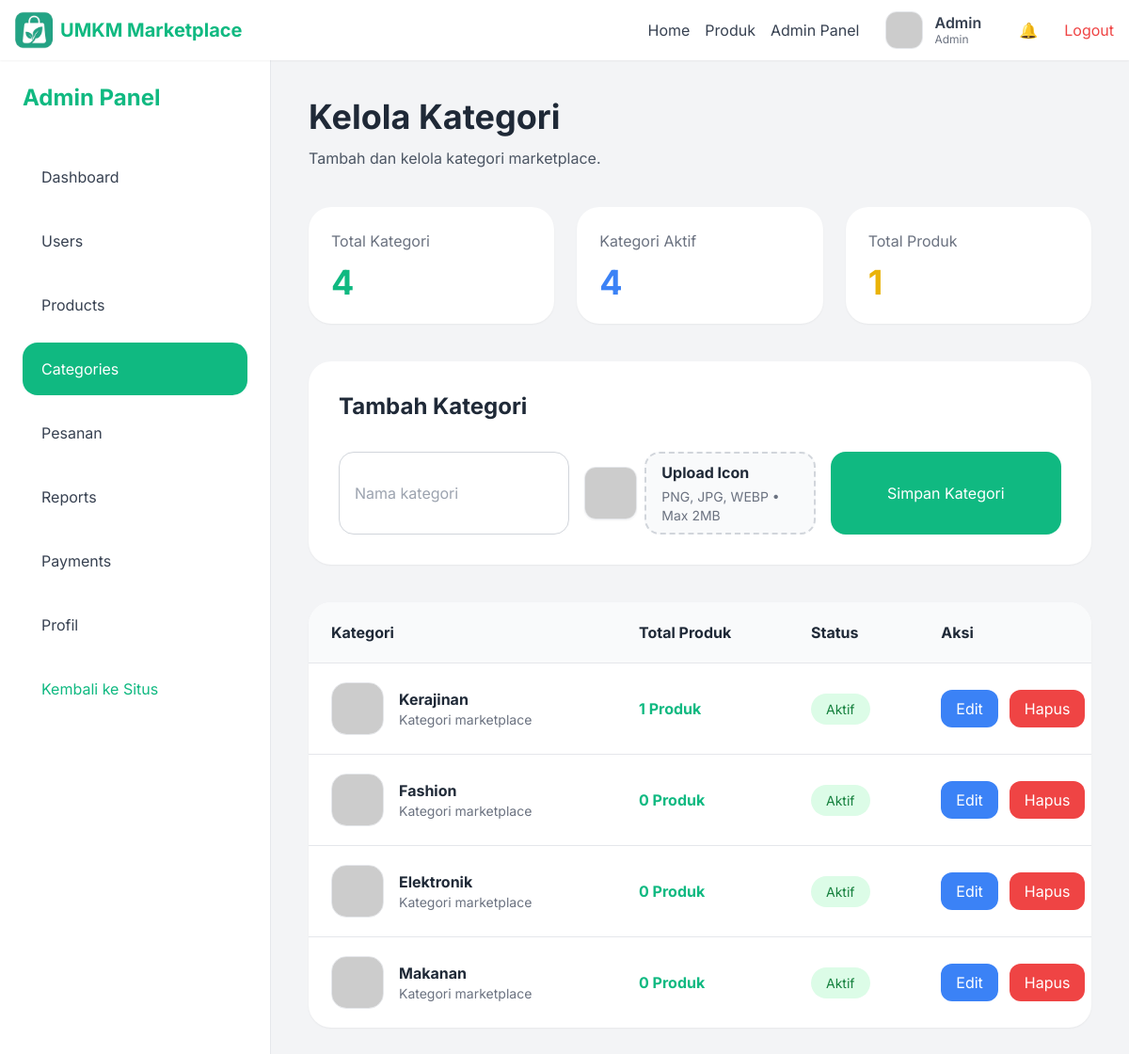
Page /src/views/admin/categories.php (signed in) on the committed database.
### tables this page shows
CREATE TABLE `categories` (
  `id` int NOT NULL,
  `name` varchar(100) NOT NULL,
  `created_at` timestamp NULL DEFAULT CURRENT_TIMESTAMP,
  `icon` varchar(255) DEFAULT NULL
);

### src/views/admin/categories.php (the view, shortened to what this page needs)
<?php require_once '../../config/database.php'; ?>
<?php include '../layouts/header.php'; ?>
<?php
$where = "WHERE 1=1";
$totalCategories = mysqli_fetch_assoc(
    mysqli_query($conn, "SELECT COUNT(*) AS total FROM categories")
)['total'];
$totalProducts = mysqli_fetch_assoc(
    mysqli_query($conn, "SELECT COUNT(*) AS total FROM products")
)['total'];
$perPage = 10;
$page = max(1, intval($_GET['page'] ?? 1));
$offset = ($page - 1) * $perPage;
$query = "
SELECT
    categories.*,
    COUNT(products.id) AS total_products
FROM categories
LEFT JOIN products
ON categories.id = products.category_id
$where
GROUP BY categories.id
ORDER BY categories.created_at DESC
LIMIT $perPage OFFSET $offset
";
$categories = mysqli_query($conn, $query);
?>
<div class="flex bg-gray-100 min-h-screen overflow-hidden">
  <?php include 'sidebar.php'; ?>
  <main class="flex-1 min-w-0 p-4 lg:p-10 overflow-x-hidden">
    <div class="flex flex-col lg:flex-row lg:items-center lg:justify-between gap-6 mb-10">
      <div>
        <h1 class="text-3xl lg:text-4xl font-bold mb-3">
          Kelola Kategori
        </h1>
        <p class="text-gray-600">
          Tambah dan kelola kategori marketplace.
        </p>
      </div>
    </div>
    <div class="grid grid-cols-1 md:grid-cols-3 gap-6 mb-10">
      <div class="bg-white rounded-3xl shadow-sm p-6">
        <p class="text-gray-500 mb-3">
          Total Kategori
        </p>
        <h2 class="text-3xl lg:text-4xl font-bold text-emerald-500">
          <?= number_format($totalCategories); ?>
        </h2>
      </div>
      <div class="bg-white rounded-3xl shadow-sm p-6">
        <p class="text-gray-500 mb-3">
          Kategori Aktif
        </p>
        <h2 class="text-3xl lg:text-4xl font-bold text-blue-500">
          <?= number_format($totalCategories); ?>
        </h2>
      </div>
      <div class="bg-white rounded-3xl shadow-sm p-6">
        <p class="text-gray-500 mb-3">
          Total Produk
        </p>
        <h2 class="text-3xl lg:text-4xl font-bold text-yellow-500">
          <?= number_format($totalProducts); ?>
        </h2>
      </div>
    </div>
    <div class="bg-white rounded-3xl shadow-sm p-8 mb-10">
      <h2 class="text-2xl font-bold mb-8">
        Tambah Kategori
      </h2>
      <form action="<?= BASE_URL ?>/src/admin/add-category.php" method="POST" enctype="multipart/form-data" class="grid grid-cols-1 lg:grid-cols-3 gap-4">
        <input
          type="text"
          name="name"
          placeholder="Nama kategori"
          required
          class="border border-gray-300 rounded-2xl px-4 py-4 focus:outline-none focus:ring-2 focus:ring-emerald-500"
        >
        <div>
          <div class="flex items-center gap-2">
            <img
              id="icon-preview"
              src="https://placehold.co/100x100/E2E8F0/64748B?text=Icon"
              class="w-14 h-14 object-cover rounded-xl border border-gray-200 shadow-sm"
            >
            <label
              for="icon-upload"
              class="flex-1 border-2 border-dashed border-gray-300 hover:border-emerald-500 bg-gray-50 hover:bg-emerald-50 rounded-2xl px-4 py-2 cursor-pointer transition"
            >
              <div class="flex flex-col">
                <h3 class="font-bold group-hover:text-emerald-600 transition">
                  Upload Icon
                </h3>
                <p class="text-sm text-gray-500 mt-1">
                  PNG, JPG, WEBP • Max 2MB
                </p>
              </div>
            </label>
          </div>
        </div>
        <button
          type="submit"
          class="bg-emerald-500 hover:bg-emerald-600 text-white rounded-2xl transition"
        >
          Simpan Kategori
        </button>
      </form>
    </div>
    <div class="bg-white rounded-3xl shadow-sm overflow-hidden">
      <div class="overflow-x-auto">
        <table class="w-full min-w-[900px]">
          <thead class="bg-gray-50">
            <tr>
              <th class="text-left px-6 py-5">
                Kategori
              </th>
              <th class="text-left px-6 py-5">
                Total Produk
              </th>
              <th class="text-left px-6 py-5">
                Status
              </th>
              <th class="text-left px-6 py-5">
                Aksi
              </th>
            </tr>
          </thead>
          <tbody>
          <?php if (mysqli_num_rows($categories) > 0): ?>
            <?php while($category = mysqli_fetch_assoc($categories)): ?>
            <tr class="border-t hover:bg-gray-50 transition">
              <td class="px-6 py-5">
                <div class="flex items-center gap-4">
                  <?php
                    $iconPath = __DIR__ . '/../../uploads/categories/' . ($category['icon'] ?? '');
                    $iconSrc = (!empty($category['icon']) && file_exists($iconPath))
                      ? UPLOAD_URL . '/categories/' . $category['icon']
                      : 'https://placehold.co/100';
                  ?>
                  <img
                    src="<?= $iconSrc; ?>"
                    class="w-14 h-14 object-cover rounded-2xl border"
                  >
                  <div>
                    <h3 class="font-bold">
                      <?= htmlspecialchars($category['name']); ?>
                    </h3>
                    <p class="text-sm text-gray-500">
                      Kategori marketplace
                    </p>
                  </div>
                </div>
              </td>
              <td class="px-6 py-5 font-bold text-emerald-500">
                <?= number_format($category['total_products']); ?> Produk
              </td>
              <td class="px-6 py-5">
                <span class="bg-green-100 text-green-700 px-4 py-2 rounded-full text-sm">
                  Aktif
                </span>
              </td>
              <td class="px-6 py-5">
                <div class="flex flex-wrap gap-3">
                  <a
                    href="<?= BASE_URL ?>/src/views/admin/edit-category.php?id=<?= $category['id']; ?>"
                    class="bg-blue-500 hover:bg-blue-600 text-white px-4 py-2 rounded-xl transition"
                  >
                    Edit
                  </a>
                  <a
                    href="<?= BASE_URL ?>/src/admin/delete-category.php?id=<?= $category['id']; ?>"
                    onclick="return confirm('Hapus kategori ini?')"
                    class="bg-red-500 hover:bg-red-600 text-white px-4 py-2 rounded-xl transition"
                  >
                    Hapus
                  </a>
                </div>
              </td>
            </tr>
            <?php endwhile; ?>
            <?php endif; ?>
            </tbody>
        </table>
      </div>
    </div>
      </main>
</div>
</body>
</html>

### src/views/layouts/header.php (style rules this page uses)
body { font-family: 'Inter', sans-serif; }

### rows in the picture
categories: name "Kerajinan", total_products "1"
categories: name "Fashion", total_products "0"
categories: name "Elektronik", total_products "0"
categories: name "Makanan", total_products "0"

### other values in the picture
$_SESSION['user']['name'] "Admin"
$_SESSION['user']['role'] "Admin"
$totalCategories "4"
$totalProducts "1"
